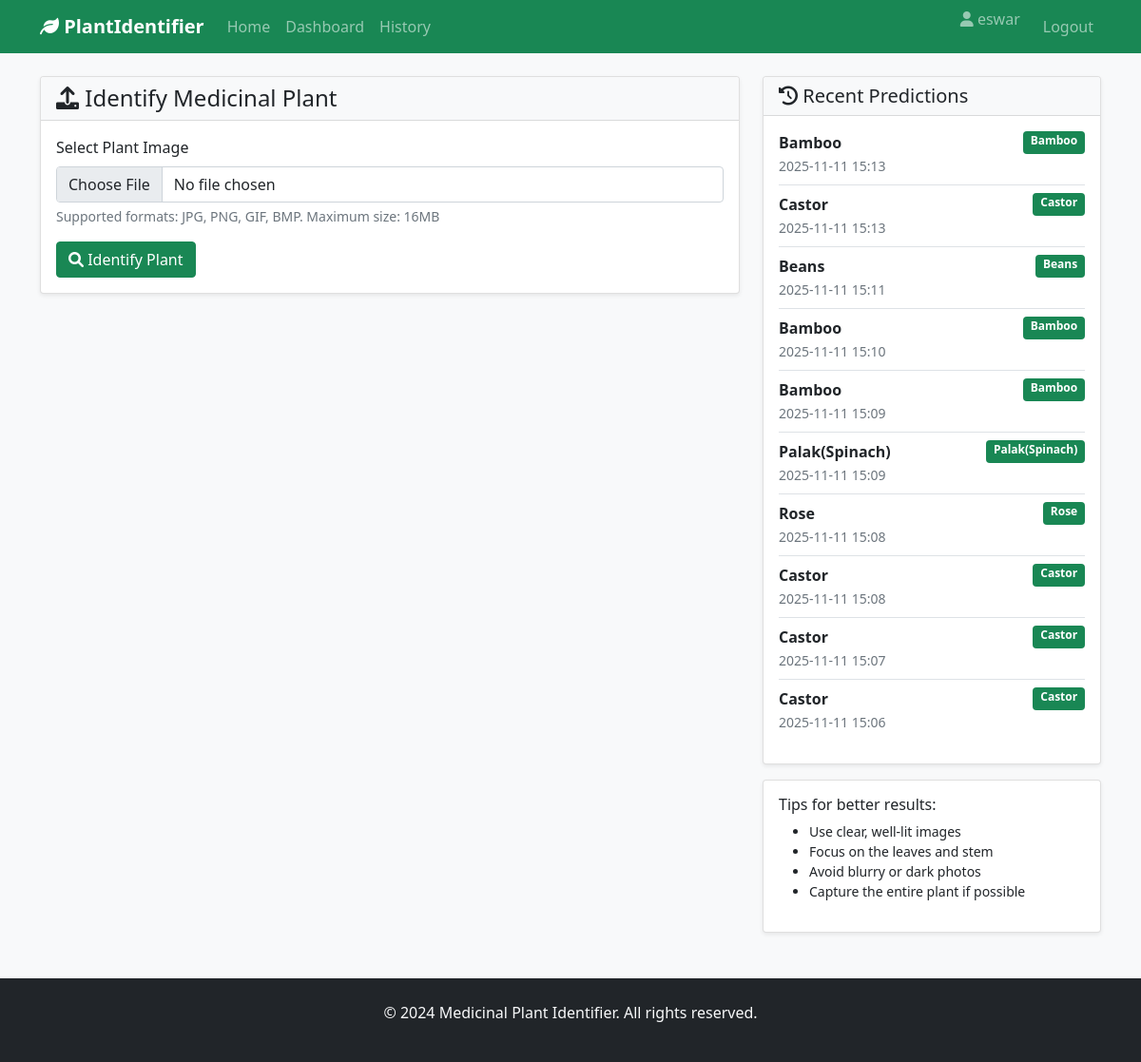
The page /dashboard (signed in) on the database its author committed.
### app.py (models this page shows, shortened)
class User(UserMixin, db.Model):
    id = db.Column(db.Integer, primary_key=True)
    username = db.Column(db.String(80), unique=True, nullable=False)
    email = db.Column(db.String(120), unique=True, nullable=False)
    password_hash = db.Column(db.String(120), nullable=False)
    created_at = db.Column(db.DateTime, default=datetime.utcnow)

class PredictionHistory(db.Model):
    id = db.Column(db.Integer, primary_key=True)
    user_id = db.Column(db.Integer, db.ForeignKey('user.id'), nullable=False)
    filename = db.Column(db.String(255), nullable=False)
    predicted_class = db.Column(db.String(100), nullable=False)
    confidence = db.Column(db.Float, nullable=False)
    created_at = db.Column(db.DateTime, default=datetime.utcnow)
    user = db.relationship('User', backref=db.backref('predictions', lazy=True))

### app.py (the view)
@app.route('/dashboard')
@login_required
def dashboard():
    user_predictions = PredictionHistory.query.filter_by(user_id=current_user.id)\
        .order_by(PredictionHistory.created_at.desc()).limit(10).all()
    return render_template('upload.html', predictions=user_predictions)

### app.py (called while the page is built)
@login_manager.user_loader
def load_user(user_id):
    return User.query.get(int(user_id))

### templates/upload.html (shortened to what this page needs)
{% extends "base.html" %}
{% block content %}
<div class="row">
    <div class="col-md-8">
        <div class="card">
            <div class="card-header">
                <h4 class="card-title mb-0">
                    <i class="fas fa-upload"></i> Identify Medicinal Plant
                </h4>
            </div>
            <div class="card-body">
                <form method="POST" action="{{ url_for('upload_file') }}" enctype="multipart/form-data" id="uploadForm">
                    <div class="mb-3">
                        <label for="file" class="form-label">Select Plant Image</label>
                        <input class="form-control" type="file" id="file" name="file" accept="image/*" required>
                        <div class="form-text">Supported formats: JPG, PNG, GIF, BMP. Maximum size: 16MB</div>
                    </div>
                    <button type="submit" class="btn btn-success" id="uploadBtn">
                        <i class="fas fa-search"></i> Identify Plant
                    </button>
                </form>
            </div>
        </div>
    </div>
    <div class="col-md-4">
        <div class="card">
            <div class="card-header">
                <h5 class="card-title mb-0">
                    <i class="fas fa-history"></i> Recent Predictions
                </h5>
            </div>
            <div class="card-body">
                {% if predictions %}
                    {% for prediction in predictions %}
                    <div class="border-bottom pb-2 mb-2">
                        <div class="d-flex justify-content-between">
                            <strong>{{ prediction.predicted_class }}</strong>
                            <span class="badge bg-success"><strong>{{ prediction.predicted_class }}</strong></span>
                        </div>
                        <small class="text-muted">{{ prediction.created_at.strftime('%Y-%m-%d %H:%M') }}</small>
                    </div>
                    {% endfor %}
                {% else %}
                    <p class="text-muted">No predictions yet.</p>
                {% endif %}
            </div>
        </div>
        <div class="card mt-3">
            <div class="card-body">
                <h6>Tips for better results:</h6>
                <ul class="small">
                    <li>Use clear, well-lit images</li>
                    <li>Focus on the leaves and stem</li>
                    <li>Avoid blurry or dark photos</li>
                    <li>Capture the entire plant if possible</li>
                </ul>
            </div>
        </div>
    </div>
</div>
{% endblock %}

### templates/base.html (shortened to what this page needs)
<!DOCTYPE html>
<html lang="en">
<head>
    <link href="https://cdn.jsdelivr.net/npm/bootstrap@5.1.3/dist/css/bootstrap.min.css" rel="stylesheet">
    <link href="https://cdnjs.cloudflare.com/ajax/libs/font-awesome/6.0.0/css/all.min.css" rel="stylesheet">
    <link href="{{ url_for('static', filename='style.css') }}" rel="stylesheet">
</head>
<body>
    <nav class="navbar navbar-expand-lg navbar-dark bg-success">
        <div class="container">
            <a class="navbar-brand" href="{{ url_for('index') }}">
                <i class="fas fa-leaf"></i> PlantIdentifier
            </a>
            <div class="collapse navbar-collapse" id="navbarNav">
                <ul class="navbar-nav me-auto">
                    <li class="nav-item">
                        <a class="nav-link" href="{{ url_for('index') }}">Home</a>
                    </li>
                    {% if current_user.is_authenticated %}
                    <li class="nav-item">
                        <a class="nav-link" href="{{ url_for('dashboard') }}">Dashboard</a>
                    </li>
                    <li class="nav-item">
                        <a class="nav-link" href="{{ url_for('prediction_history') }}">History</a>
                    </li>
                    {% endif %}
                </ul>
                <ul class="navbar-nav">
                    {% if current_user.is_authenticated %}
                    <li class="nav-item">
                        <span class="navbar-text me-3">
                            <i class="fas fa-user"></i> {{ current_user.username }}
                        </span>
                    </li>
                    <li class="nav-item">
                        <a class="nav-link" href="{{ url_for('logout') }}">Logout</a>
                    </li>
                    {% endif %}
                </ul>
            </div>
        </div>
    </nav>
    <div class="container mt-4">
        {% block content %}{% endblock %}
    </div>
    <footer class="bg-dark text-light text-center py-4 mt-5">
        <div class="container">
            <p>&copy; 2024 Medicinal Plant Identifier. All rights reserved.</p>
        </div>
    </footer>
</body>
</html>

### static/style.css (style rules this page uses)
body { background-color: #f8f9fa; font-family: 'Segoe UI', Tahoma, Geneva, Verdana, sans-serif; }
.card { box-shadow: 0 0.125rem 0.25rem rgba(0, 0, 0, 0.075); border: 1px solid rgba(0, 0, 0, 0.125); }
.card-header { background-color: #f8f9fa; border-bottom: 1px solid rgba(0, 0, 0, 0.125); }
.navbar-brand { font-weight: bold; }
.btn-success { background-color: #198754; border-color: #198754; }
.form-control[type="file"] { padding: 0.375rem 0.75rem; }
.border-bottom:last-child { border-bottom: none !important; }

### rows shown on the page
User: username "eswar"
PredictionHistory: predicted_class "Bamboo", created_at "2025-11-11 15:13"
PredictionHistory: predicted_class "Castor", created_at "2025-11-11 15:13"
PredictionHistory: predicted_class "Beans", created_at "2025-11-11 15:11"
PredictionHistory: predicted_class "Bamboo", created_at "2025-11-11 15:10"
PredictionHistory: predicted_class "Bamboo", created_at "2025-11-11 15:09"
PredictionHistory: predicted_class "Palak(Spinach)", created_at "2025-11-11 15:09"
PredictionHistory: predicted_class "Rose", created_at "2025-11-11 15:08"
PredictionHistory: predicted_class "Castor", created_at "2025-11-11 15:08"
PredictionHistory: predicted_class "Castor", created_at "2025-11-11 15:07"
PredictionHistory: predicted_class "Castor", created_at "2025-11-11 15:06"
